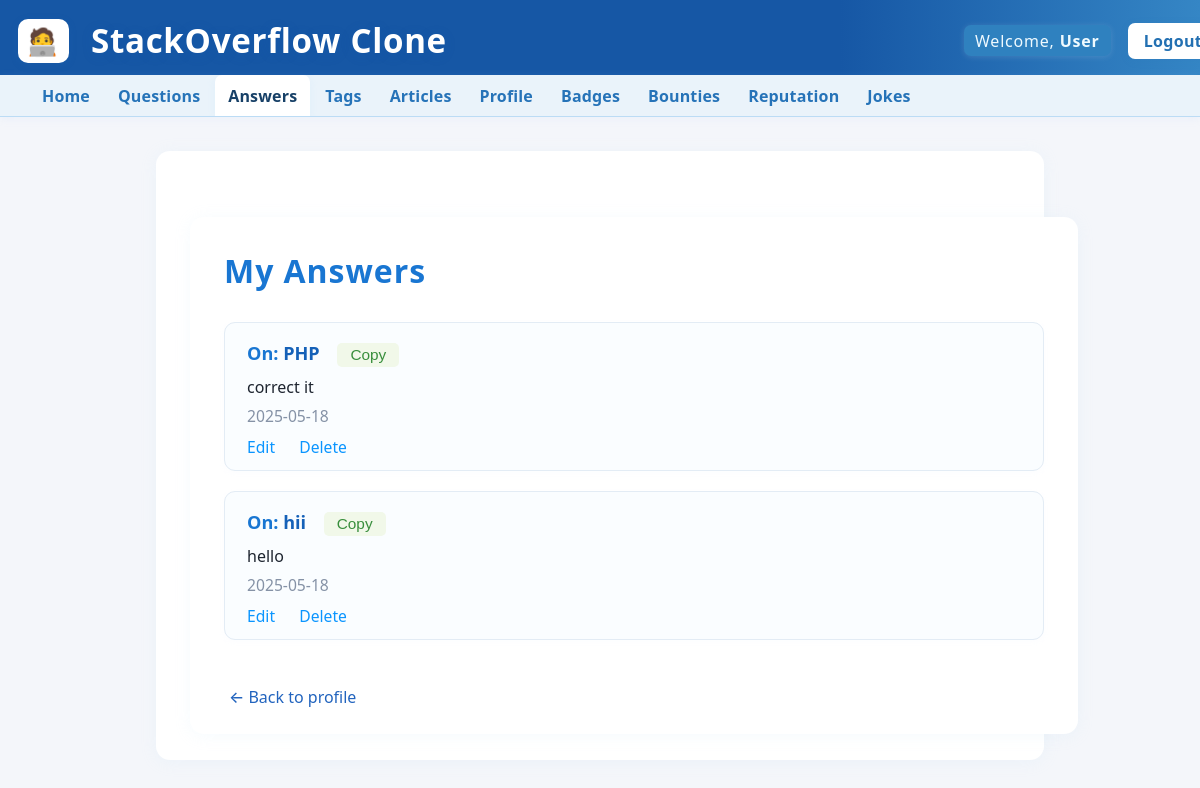
Screenshot of /p1/answers.php (signed in) with the database file from the repository.
### tables this page shows
CREATE TABLE `answers` (
  `id` int(11) NOT NULL,
  `question_id` int(11) NOT NULL,
  `user_id` int(11) NOT NULL,
  `body` text NOT NULL,
  `created_at` timestamp NOT NULL DEFAULT current_timestamp()
);

CREATE TABLE `questions` (
  `id` int(11) NOT NULL,
  `user_id` int(11) NOT NULL,
  `title` varchar(255) NOT NULL,
  `body` text NOT NULL,
  `created_at` timestamp NOT NULL DEFAULT current_timestamp()
);

### p1/answers.php (the view, shortened to what this page needs)
<?php
include 'header.php';
include_once('connect.php');
$stmt = $pdo->prepare("
    SELECT a.id AS answer_id, a.body, a.created_at, q.id AS question_id, q.title AS question_title
    FROM answers a
    JOIN questions q ON a.question_id = q.id
    WHERE a.user_id = ?
    ORDER BY a.created_at DESC
");
$stmt->execute([$_SESSION['user_id']]);
$answers = $stmt->fetchAll(PDO::FETCH_ASSOC);
?>
<!DOCTYPE html>
<html>
<head>
    <link rel="stylesheet" href="style.css">
</head>
<body>
    <div class="container">
        <h2>My Answers</h2>
        <?php if (empty($answers)): ?>
            <div class="empty-state">You have not answered any questions.</div>
        <?php else: ?>
            <ul class="answer-list">
                <?php foreach ($answers as $answer): ?>
                    <li>
                        <strong>
                            On: <a href="question_view.php?id=<?= $answer['question_id'] ?>">
                                <?= htmlspecialchars($answer['question_title']) ?>
                            </a>
                        </strong>
                        <button class="copy-btn" onclick="copyAnswer(<?= $answer['answer_id'] ?>)">Copy</button>
                        <div id="answer-body-<?= $answer['answer_id'] ?>" style="margin:9px 0 2px 0;"><?= nl2br(htmlspecialchars($answer['body'])) ?></div>
                        <span class="meta"><?= date('Y-m-d', strtotime($answer['created_at'])) ?></span>
                        <div class="answer-actions">
                            <a href="answer_edit.php?id=<?= $answer['answer_id'] ?>">Edit</a>
                            <a href="answer_delete.php?id=<?= $answer['answer_id'] ?>" onclick="return confirm('Are you sure you want to delete this answer?');">Delete</a>
                        </div>
                    </li>
                <?php endforeach; ?>
            </ul>
        <?php endif; ?>
        <a href="profile.php" class="back-link">&larr; Back to profile</a>
    </div>
</body>
</html>

### p1/style.css (style rules this page uses)
body { font-family: 'Inter', 'Segoe UI', Arial, sans-serif; background: #f4f6fa; color: #1e2530; margin: 0; padding: 0; min-height: 100vh; }
.container { width: 97vw; max-width: 1280px; margin: 34px auto 0 auto; background: #fafdff; box-shadow: 0 2px 18px #cbeafd22; border-radius: 12px; padding: 34px 34px 36px 34px; }
h2 { color: #3077c8; margin-top: 0; font-weight: 700; letter-spacing: 0.03em; }
ul { padding-left: 18px; }
li { margin-bottom: 14px; }
.question-list, .answer-list { list-style: none; padding: 0; }
.question-list li, .answer-list li { background: #f4f8fb; border-radius: 5px; margin-bottom: 12px; padding: 19px 18px 13px 18px; box-shadow: 0 1px 7px #b7cfe71c; border-left: 5px solid #3586c5; }
a { color: #1561b8; text-decoration: none; transition: color 0.13s; }

### p1/header.php (style rules this page uses)
html, body { margin: 0; padding: 0; box-sizing: border-box; width: 100%; overflow-x: hidden; }
body { background: #f6f7fa; font-family: 'Inter', Arial, sans-serif; }
.container { max-width: 1100px; width: 96vw; margin: 30px auto 0 auto; padding: 26px 18px 24px 18px; background: #fafdff; border-radius: 10px; box-shadow: 0 2px 12px #cbeafd22; }
html, body, header, nav { overflow-x: hidden !important; }

### p1/answers.php (style rules this page uses)
body { background: #f4f6fa; font-family: 'Segoe UI', 'Inter', Arial, sans-serif; }
.container { max-width: 820px; margin: 34px auto 0 auto; background: #fff; border-radius: 14px; box-shadow: 0 2px 16px #c8e6fa28; padding: 32px 34px 26px 34px; }
h2 { color: #1976d2; margin-bottom: 30px; font-size: 2em; }
.answer-list { list-style: none; padding: 0; margin: 0; }
.answer-list li { background: #fafdff; border: 1.5px solid #e3ecf5; border-radius: 11px; margin-bottom: 20px; padding: 18px 22px 12px 22px; box-shadow: 0 2px 6px #dbeafe16; transition: box-shadow .14s, border-color .13s; position: relative; }
.answer-list strong { font-size: 1.13em; color: #1976d2; }
.answer-list .meta { color: #8592a6; margin-top: 7px; font-size: 0.98em; display: block; }
.answer-list .answer-actions { margin-top: 9px; }
.answer-list .answer-actions a { text-decoration: none; color: #0a95ff; font-size: 0.98em; margin-right: 20px; font-weight: 500; }
.back-link { color: #2264be; font-weight: 500; text-decoration: none; margin-top: 26px; display: inline-block; padding-left: 5px; }
.copy-btn { background: #f1f8e9; color: #388e3c; border: none; border-radius: 5px; padding: 3px 13px; font-size: 0.96em; margin-left: 13px; cursor: pointer; transition: background .12s; }

### rows the page displays
answers: question.title "PHP", body "correct it", created_at "2025-05-18"
answers: question.title "hii", body "hello", created_at "2025-05-18"

### other values shown
$_SESSION['username'] "User"
